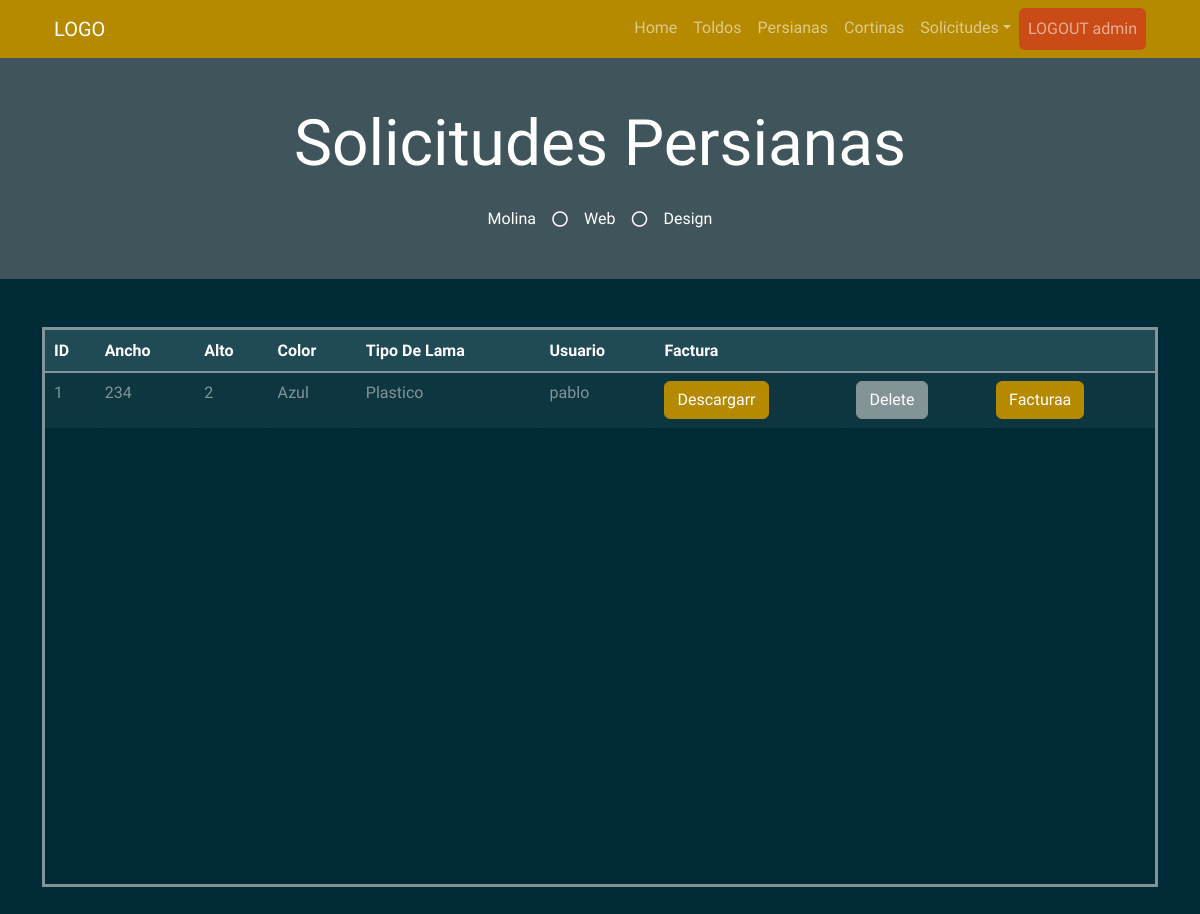
The app's page /solicitudes_p_admin (signed in), older data.
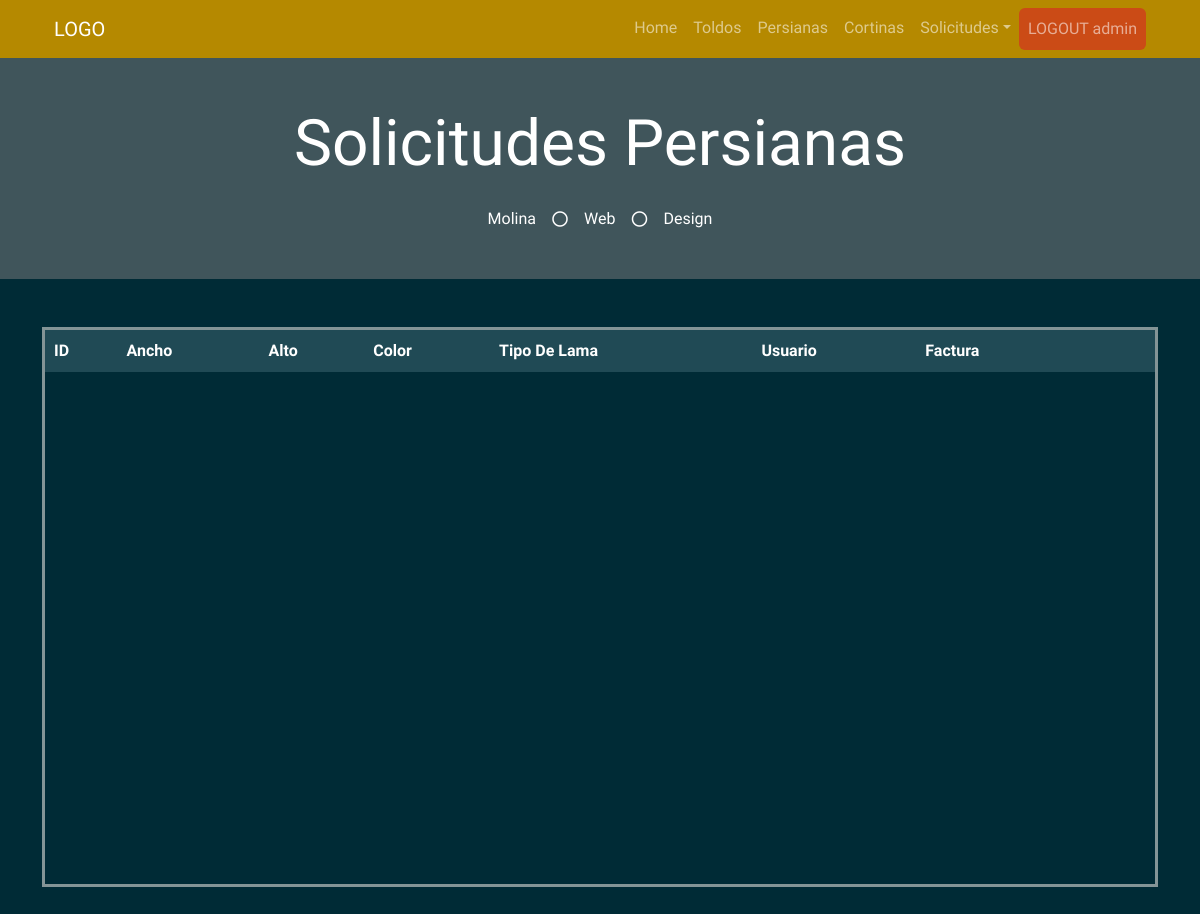
The same page, newer data.
### myapp/models.py (models this page shows)
    class PresupuestoPersiana(db.Model):
        __tablename__ = "PresupuestoPersiana"  # Nombre de la tabla que se crea
        PresupuestoPersiana_id = db.Column("presupuestoPersiana_id", db.Integer, Sequence(
            'presupuestoPersiana_id_seq'),  primary_key=True)
        Ancho = db.Column(db.String(20))
        Alto = db.Column(db.Integer)
        Color = db.Column(db.String(30))
        TipoLama = db.Column(db.String(30))
        Usu = db.Column(db.String(30))

### myapp/views.py (the view)
    @app.route("/solicitudes_p_admin", methods=["GET", "POST"])
    def solicitudes_p_admin():
        list_solicitud = db_access["list_solicitudes_p"]
        solicitudes = list_solicitud()
        usuario = session['usuario']
        usu = usuario
        return render_template("admin/persianas/solicitudes_p_admin.html", solicitudes=solicitudes, usu=usu, os=os)

### myapp/templates/admin/persianas/solicitudes_p_admin.html (shortened to what this page needs)
<!DOCTYPE html>
<html>
<head>
    <link href="https://cdn.jsdelivr.net/npm/bootstrap@5.1.3/dist/css/bootstrap.min.css" rel="stylesheet"
>
    <link rel="stylesheet" href="../static/style/bootstrap.min(8).css">
</head>
<body>
    {% include 'includes/navbar.html' %}
    <div class="jumbotron jumbotron-fluid bg-jumbotron" style=" background-color: rgba(128, 128, 128, 0.5);">
        <div class="container text-center py-5">
            <h3 class="text-white display-3 mb-4">Solicitudes Persianas</h3>
            <div class="d-inline-flex align-items-center text-white">
                <p class="m-0">Molina</p>
                <i class="far fa-circle px-3"></i>
                <p class="m-0">Web</p>
                <i class="far fa-circle px-3"></i>
                <p class="m-0">Design</p>
            </div>
        </div>
    </div>
    <div class="container my-5">
        <div style=" overflow:auto;  height: 70vh; border-style: solid;">
            <table class="table table-bordered mx-auto">
                <thead class="table-dark">
                    <tr class="table-active">
                        <th>ID</th>
                        <th>Ancho</th>
                        <th>Alto</th>
                        <th>Color</th>
                        <th>Tipo De Lama</th>
                        <th>Usuario</th>
                        <th>Factura</th>
                        <th></th>
                        <th></th>
                    </tr>
                </thead>
                <tbody>
                    {% for solicitud in solicitudes %}
                    <tr>
                        <td> {{ solicitud.PresupuestoPersiana_id }} </td>
                        <td> {{ solicitud.Ancho }} </td>
                        <td> {{ solicitud.Alto }} </td>
                        <td> {{ solicitud.Color }} </td>
                        <td> {{ solicitud.TipoLama }} </td>
                        <td> {{ solicitud.Usu }} </td>
                        <td><a class="btn btn-primary"
                                href="/download_p_pdf/{{solicitud.PresupuestoPersiana_id}}">Descargarr</a></td>
                        <form id="deletForm" action="/delete_p_solicitud/{{solicitud.PresupuestoPersiana_id}}" method="post">
                            <td> <input type="submit" value="Delete" class="btn btn-secondary" /></td>
                        </form>
                        <td> <a class="btn btn-primary"
                                href="/create_factura_p/{{solicitud.PresupuestoPersiana_id}}">Facturaa</a></td>
                    </tr>
                    {% endfor %}
                </tbody>
            </table>
        </div>
    </div>
</body>
</html>

### myapp/templates/includes/navbar.html (shortened to what this page needs)
<link href="https://cdnjs.cloudflare.com/ajax/libs/font-awesome/5.10.0/css/all.min.css" rel="stylesheet">
<div class="container-fluid bg-primary">
    <div class="container">
        <nav class="navbar navbar-expand-lg navbar-dark">
            <div class="container-fluid">
                <a class="navbar-brand" href="/inicio">LOGO</a>
                <div class="collapse navbar-collapse" id="navbarSupportedContent">
                    <ul class="navbar-nav ms-auto mb-2 mb-lg-0">
                        <li class="nav-item">
                            <a class="nav-link " aria-current="page" href="/inicio">Home</a>
                        </li>
                        <li class="nav-item">
                            <a class="nav-link" href="/toldo">Toldos</a>
                        </li>
                        <li class="nav-item">
                            <a class="nav-link" href="/persiana">Persianas</a>
                        </li>
                        <li class="nav-item">
                            <a class="nav-link" href="/cortina">Cortinas</a>
                        </li>
                        <li class="nav-item dropdown">
                            <a class="nav-link dropdown-toggle" id="solicitudesDropdown" role="button" data-bs-toggle="dropdown" aria-expanded="false">Solicitudes</a>
                        </li>
                        <li class="nav-item">
                            <a href="/logout" class="nav-link  bg-warning btn" tabindex="-1"
                                aria-disabled="true">LOGOUT {{usu}}</a>
                        </li>
                    </ul>
                </div>
            </div>
        </nav>
    </div>
</div>

Row changes from the older to the newer data that the page shows:
removed PresupuestoPersiana: PresupuestoPersiana_id "1", Ancho "234", Alto "2", Color "Azul", TipoLama "Plastico", Usu "pablo"
